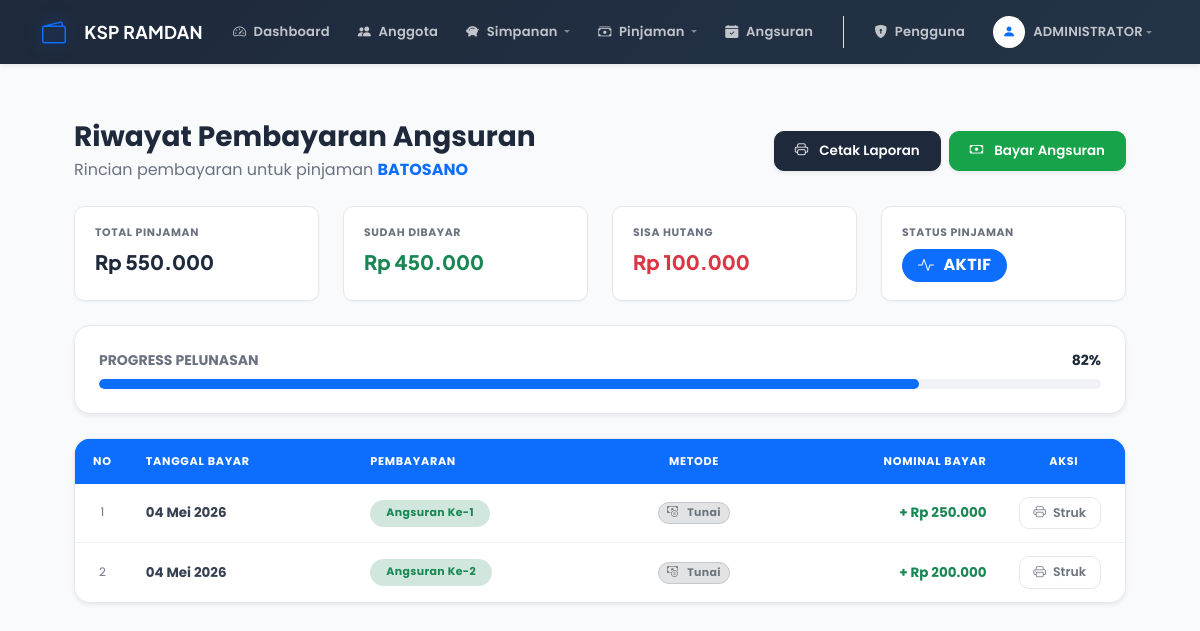
The app's page /riwayat_angsuran_ramdan.php?id=7 (signed in) with its own data.
### tables this page shows
CREATE TABLE `tb_pinjaman_ramdan` (
  `id_pinjaman_ramdan` int(11) NOT NULL,
  `id_anggota_ramdan` int(11) NOT NULL,
  `jumlah_pinjaman_ramdan` decimal(15,2) NOT NULL,
  `bunga_ramdan` decimal(5,2) NOT NULL,
  `lama_pinjaman_ramdan` int(11) NOT NULL,
  `total_pinjaman_ramdan` decimal(15,2) NOT NULL,
  `sisa_pinjaman_ramdan` int(11) DEFAULT NULL,
  `status_pinjaman_ramdan` enum('Diajukan','Disetujui','Lunas') DEFAULT 'Diajukan',
  `tanggal_pinjaman_ramdan` date NOT NULL
);

CREATE TABLE `tb_anggota_ramdan` (
  `id_anggota_ramdan` int(11) NOT NULL,
  `nama_ramdan` varchar(100) NOT NULL,
  `alamat_ramdan` text DEFAULT NULL,
  `no_hp_ramdan` varchar(20) DEFAULT NULL,
  `tanggal_daftar_ramdan` date NOT NULL
);

CREATE TABLE `tb_angsuran_ramdan` (
  `id_angsuran_ramdan` int(11) NOT NULL,
  `id_pinjaman_ramdan` int(11) NOT NULL,
  `jumlah_bayar_ramdan` decimal(15,2) NOT NULL,
  `metode_pembayaran_ramdan` enum('Tunai','Transfer') DEFAULT 'Tunai',
  `sisa_pinjaman_ramdan` decimal(15,2) NOT NULL,
  `tanggal_bayar_ramdan` date NOT NULL
);

### functions_ramdan.php (called while the page is built, shortened)
<?php
function rupiah($angka) {
    return "Rp " . number_format($angka, 0, ',', '.');
}
function tgl_indo($tanggal_ramdan) {
    $bulan = [
        1 => 'Januari', 'Februari', 'Maret', 'April', 'Mei', 'Juni',
        'Juli', 'Agustus', 'September', 'Oktober', 'November', 'Desember'
    ];
    $split = explode('-', $tanggal_ramdan);
    return $split[2] . ' ' . $bulan[(int)$split[1]] . ' ' . $split[0];
}
?>

### riwayat_angsuran_ramdan.php (the view, shortened to what this page needs)
<?php
include 'koneksi_ramdan.php';
$id_pinjaman_ramdan = mysqli_real_escape_string($koneksi, $_GET['id']);
$q_info = mysqli_query($koneksi, "SELECT p.*, a.nama_ramdan FROM tb_pinjaman_ramdan p
                                  JOIN tb_anggota_ramdan a ON p.id_anggota_ramdan = a.id_anggota_ramdan
                                  WHERE p.id_pinjaman_ramdan = '$id_pinjaman_ramdan'");
$d_info = mysqli_fetch_assoc($q_info);
include 'header_ramdan.php';
?>
<div class="content">
    <div class="d-flex justify-content-between align-items-center mb-4">
        <div>
            <h3 class="fw-bold text-dark mb-1">Riwayat Pembayaran Angsuran</h3>
            <p class="text-muted mb-0">Rincian pembayaran untuk pinjaman <span class="fw-bold text-primary"><?php echo strtoupper($d_info['nama_ramdan']); ?></span></p>
        </div>
        <div class="d-flex gap-2">
            <a href="cetak_laporan_angsuran_ramdan.php?id=<?php echo $id_pinjaman_ramdan; ?>" target="_blank" class="btn btn-dark shadow-sm">
                <i class="bi bi-printer me-1"></i> Cetak Laporan
            </a>
            <?php if($d_info['status_pinjaman_ramdan'] != 'Lunas' && $_SESSION['role'] != 'Anggota'): ?>
                <a href="tambah_angsuran_ramdan.php?id=<?php echo $id_pinjaman_ramdan; ?>" class="btn btn-success shadow-sm">
                    <i class="bi bi-cash me-1"></i> Bayar Angsuran
                </a>
            <?php endif; ?>
        </div>
    </div>
    <div class="row g-4 mb-4">
        <div class="col-md-3">
            <div class="summary-card">
                <div class="summary-label">Total Pinjaman</div>
                <div class="summary-value text-dark"><?php echo rupiah($d_info['total_pinjaman_ramdan']); ?></div>
            </div>
        </div>
        <div class="col-md-3">
            <div class="summary-card">
                <div class="summary-label">Sudah Dibayar</div>
                <?php
                    $sudah_bayar = $d_info['total_pinjaman_ramdan'] - $d_info['sisa_pinjaman_ramdan'];
                ?>
                <div class="summary-value text-success"><?php echo rupiah($sudah_bayar); ?></div>
            </div>
        </div>
        <div class="col-md-3">
            <div class="summary-card">
                <div class="summary-label">Sisa Hutang</div>
                <div class="summary-value text-danger"><?php echo rupiah($d_info['sisa_pinjaman_ramdan']); ?></div>
            </div>
        </div>
        <div class="col-md-3">
            <div class="summary-card">
                <div class="summary-label">Status Pinjaman</div>
                <div class="mt-2">
                    <?php
                    if ($d_info['status_pinjaman_ramdan'] == 'Lunas') {
                        echo '<span class="badge bg-success px-3 py-2 fs-6"><i class="bi bi-check-circle me-1"></i> LUNAS</span>';
                    } elseif ($d_info['status_pinjaman_ramdan'] == 'Diajukan') {
                        echo '<span class="badge bg-warning px-3 py-2 fs-6 text-dark"><i class="bi bi-hourglass-split me-1"></i> DIAJUKAN</span>';
                    } else {
                        echo '<span class="badge bg-primary px-3 py-2 fs-6"><i class="bi bi-activity me-1"></i> AKTIF</span>';
                    }
                    ?>
                </div>
            </div>
        </div>
    </div>
    <?php
        $persen = ($d_info['total_pinjaman_ramdan'] > 0) ? ($sudah_bayar / $d_info['total_pinjaman_ramdan']) * 100 : 0;
        $warna_bar = ($persen == 100) ? 'bg-success' : 'bg-primary';
    ?>
    <div class="card mb-4 border-0 shadow-sm rounded-4 p-4">
        <div class="d-flex justify-content-between mb-2">
            <span class="small fw-bold text-muted text-uppercase">Progress Pelunasan</span>
            <span class="small fw-bold text-dark"><?php echo round($persen); ?>%</span>
        </div>
        <div class="progress" style="height: 10px;">
            <div class="progress-bar <?php echo $warna_bar; ?>" role="progressbar" style="width: <?php echo $persen; ?>%" aria-valuenow="<?php echo $persen; ?>" aria-valuemin="0" aria-valuemax="100"></div>
        </div>
    </div>
    <div class="card border-0 shadow-sm rounded-4 overflow-hidden">
        <table class="table table-hover align-middle mb-0">
            <thead class="table-ksp-head">
                <tr>
                    <th class="py-3 px-4 text-center" width="50">NO</th>
                    <th class="py-3">TANGGAL BAYAR</th>
                    <th class="py-3">PEMBAYARAN</th>
                    <th class="py-3 text-center">METODE</th>
                    <th class="py-3 text-end">NOMINAL BAYAR</th>
                    <th class="py-3 text-center pe-4" width="120">AKSI</th>
                </tr>
            </thead>
            <tbody>
                <?php
                $q_angsuran = mysqli_query($koneksi, "SELECT * FROM tb_angsuran_ramdan WHERE id_pinjaman_ramdan = '$id_pinjaman_ramdan' ORDER BY tanggal_bayar_ramdan ASC, id_angsuran_ramdan ASC");
                $no = 1;
                while ($r = mysqli_fetch_assoc($q_angsuran)):
                ?>
                <tr>
                    <td class="text-center px-4 text-muted small"><?php echo $no; ?></td>
                    <td class="fw-bold"><?php echo tgl_indo($r['tanggal_bayar_ramdan']); ?></td>
                    <td>
                        <span class="badge bg-success-subtle text-success rounded-pill px-3 py-2">
                            Angsuran Ke-<?php echo $no; ?>
                        </span>
                    </td>
                    <td class="text-center">
                        <?php
                        $metode = isset($r['metode_pembayaran_ramdan']) ? $r['metode_pembayaran_ramdan'] : 'Tunai';
                        if ($metode == 'Transfer') {
                            echo '<span class="badge bg-info-subtle text-info border border-info-subtle px-2 py-1"><i class="bi bi-bank me-1"></i> Transfer</span>';
                        } else {
                            echo '<span class="badge bg-secondary-subtle text-secondary border border-secondary-subtle px-2 py-1"><i class="bi bi-cash-coin me-1"></i> Tunai</span>';
                        }
                        ?>
                    </td>
                    <td class="text-end fw-bold text-success">
                        + <?php echo rupiah($r['jumlah_bayar_ramdan']); ?>
                    </td>
                    <td class="text-center pe-4">
                        <a href="cetak_struk_angsuran_ramdan.php?id=<?php echo $r['id_angsuran_ramdan']; ?>" target="_blank" class="btn btn-outline-secondary btn-sm" title="Cetak Struk">
                            <i class="bi bi-printer"></i> Struk
                        </a>
                    </td>
                </tr>
                <?php
                    $no++;
                endwhile;
                ?>
            </tbody>
        </table>
    </div>
</div>
<?php include 'footer_ramdan.php'; ?>

### header_ramdan.php (style rules this page uses)
body { font-family: 'Poppins', sans-serif; background-color: #f8fafc; }

### records on screen
tb_pinjaman_ramdan: id_anggota_ramdan.nama_ramdan "BATOSANO", total_pinjaman_ramdan "Rp 550.000", rupiah($sudah_bayar) "Rp 450.000", sisa_pinjaman_ramdan "Rp 100.000", persen "82"
tb_angsuran_ramdan: tanggal_bayar_ramdan "04 Mei 2026", metode_pembayaran_ramdan "Tunai" (drawn), jumlah_bayar_ramdan "Rp 250.000"
tb_angsuran_ramdan: tanggal_bayar_ramdan "04 Mei 2026", metode_pembayaran_ramdan "Tunai" (drawn), jumlah_bayar_ramdan "Rp 200.000"

### other values on screen
$nama_display "ADMINISTRATOR"
